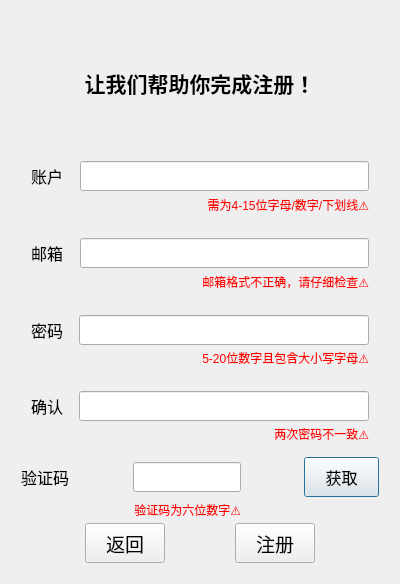
<?xml version="1.0" encoding="UTF-8"?>
<ui version="4.0">
 <class>RegisterDialog</class>
 <widget class="QDialog" name="RegisterDialog">
  <property name="geometry">
   <rect>
    <x>0</x>
    <y>0</y>
    <width>400</width>
    <height>584</height>
   </rect>
  </property>
  <property name="minimumSize">
   <size>
    <width>300</width>
    <height>500</height>
   </size>
  </property>
  <property name="maximumSize">
   <size>
    <width>600</width>
    <height>1000</height>
   </size>
  </property>
  <property name="windowTitle">
   <string>Dialog</string>
  </property>
  <layout class="QVBoxLayout" name="verticalLayout_3">
   <item>
    <layout class="QVBoxLayout" name="verticalLayout_2">
     <property name="leftMargin">
      <number>10</number>
     </property>
     <property name="topMargin">
      <number>10</number>
     </property>
     <property name="rightMargin">
      <number>10</number>
     </property>
     <property name="bottomMargin">
      <number>10</number>
     </property>
     <item>
      <widget class="QLabel" name="tip">
       <property name="font">
        <font>
         <pointsize>16</pointsize>
         <bold>true</bold>
        </font>
       </property>
       <property name="text">
        <string>&lt;html&gt;&lt;head/&gt;&lt;body&gt;&lt;p align=&quot;center&quot;&gt;让我们帮助你完成注册！&lt;/p&gt;&lt;/body&gt;&lt;/html&gt;</string>
       </property>
       <property name="alignment">
        <set>Qt::AlignmentFlag::AlignCenter</set>
       </property>
      </widget>
     </item>
     <item>
      <layout class="QGridLayout" name="gridLayout_3">
       <property name="leftMargin">
        <number>10</number>
       </property>
       <property name="topMargin">
        <number>10</number>
       </property>
       <property name="rightMargin">
        <number>10</number>
       </property>
       <property name="bottomMargin">
        <number>10</number>
       </property>
       <property name="spacing">
        <number>7</number>
       </property>
       <item row="0" column="2">
        <widget class="QLineEdit" name="userLineEdit">
         <property name="minimumSize">
          <size>
           <width>0</width>
           <height>30</height>
          </size>
         </property>
        </widget>
       </item>
       <item row="0" column="1">
        <spacer name="horizontalSpacer_3">
         <property name="orientation">
          <enum>Qt::Orientation::Horizontal</enum>
         </property>
         <property name="sizeType">
          <enum>QSizePolicy::Policy::Fixed</enum>
         </property>
         <property name="sizeHint" stdset="0">
          <size>
           <width>10</width>
           <height>20</height>
          </size>
         </property>
        </spacer>
       </item>
       <item row="0" column="0">
        <widget class="QLabel" name="userLabel">
         <property name="text">
          <string>&lt;html&gt;&lt;head/&gt;&lt;body&gt;&lt;p align=&quot;center&quot;&gt;&lt;span style=&quot; font-size:12pt;&quot;&gt;账户&lt;/span&gt;&lt;/p&gt;&lt;/body&gt;&lt;/html&gt;</string>
         </property>
        </widget>
       </item>
       <item row="1" column="2">
        <widget class="QLabel" name="userTip">
         <property name="enabled">
          <bool>true</bool>
         </property>
         <property name="maximumSize">
          <size>
           <width>16777215</width>
           <height>14</height>
          </size>
         </property>
         <property name="styleSheet">
          <string notr="true">color: red;</string>
         </property>
         <property name="text">
          <string>需为4-15位字母/数字/下划线⚠️</string>
         </property>
         <property name="alignment">
          <set>Qt::AlignmentFlag::AlignRight|Qt::AlignmentFlag::AlignTrailing|Qt::AlignmentFlag::AlignVCenter</set>
         </property>
        </widget>
       </item>
      </layout>
     </item>
     <item>
      <layout class="QGridLayout" name="gridLayout_4">
       <property name="leftMargin">
        <number>10</number>
       </property>
       <property name="topMargin">
        <number>10</number>
       </property>
       <property name="rightMargin">
        <number>10</number>
       </property>
       <property name="bottomMargin">
        <number>10</number>
       </property>
       <property name="spacing">
        <number>7</number>
       </property>
       <item row="1" column="2">
        <widget class="QLabel" name="emailTip">
         <property name="enabled">
          <bool>true</bool>
         </property>
         <property name="maximumSize">
          <size>
           <width>16777215</width>
           <height>14</height>
          </size>
         </property>
         <property name="styleSheet">
          <string notr="true">color: red;</string>
         </property>
         <property name="text">
          <string>邮箱格式不正确，请仔细检查⚠️</string>
         </property>
         <property name="alignment">
          <set>Qt::AlignmentFlag::AlignRight|Qt::AlignmentFlag::AlignTrailing|Qt::AlignmentFlag::AlignVCenter</set>
         </property>
        </widget>
       </item>
       <item row="0" column="0">
        <widget class="QLabel" name="label_2">
         <property name="text">
          <string>&lt;html&gt;&lt;head/&gt;&lt;body&gt;&lt;p align=&quot;center&quot;&gt;&lt;span style=&quot; font-size:12pt;&quot;&gt;邮箱&lt;/span&gt;&lt;/p&gt;&lt;/body&gt;&lt;/html&gt;</string>
         </property>
        </widget>
       </item>
       <item row="0" column="1">
        <spacer name="horizontalSpacer_4">
         <property name="orientation">
          <enum>Qt::Orientation::Horizontal</enum>
         </property>
         <property name="sizeType">
          <enum>QSizePolicy::Policy::Fixed</enum>
         </property>
         <property name="sizeHint" stdset="0">
          <size>
           <width>10</width>
           <height>20</height>
          </size>
         </property>
        </spacer>
       </item>
       <item row="0" column="2">
        <widget class="QLineEdit" name="emailLineEdit">
         <property name="minimumSize">
          <size>
           <width>0</width>
           <height>30</height>
          </size>
         </property>
        </widget>
       </item>
      </layout>
     </item>
     <item>
      <layout class="QGridLayout" name="gridLayout_5">
       <property name="leftMargin">
        <number>10</number>
       </property>
       <property name="topMargin">
        <number>10</number>
       </property>
       <property name="rightMargin">
        <number>10</number>
       </property>
       <property name="bottomMargin">
        <number>10</number>
       </property>
       <item row="0" column="1">
        <spacer name="horizontalSpacer_5">
         <property name="orientation">
          <enum>Qt::Orientation::Horizontal</enum>
         </property>
         <property name="sizeType">
          <enum>QSizePolicy::Policy::Fixed</enum>
         </property>
         <property name="sizeHint" stdset="0">
          <size>
           <width>10</width>
           <height>20</height>
          </size>
         </property>
        </spacer>
       </item>
       <item row="0" column="0">
        <widget class="QLabel" name="label_4">
         <property name="text">
          <string>&lt;html&gt;&lt;head/&gt;&lt;body&gt;&lt;p&gt;&lt;span style=&quot; font-size:12pt;&quot;&gt;密码&lt;/span&gt;&lt;/p&gt;&lt;/body&gt;&lt;/html&gt;</string>
         </property>
        </widget>
       </item>
       <item row="0" column="2">
        <widget class="QLineEdit" name="pwdLineEdit">
         <property name="minimumSize">
          <size>
           <width>0</width>
           <height>30</height>
          </size>
         </property>
        </widget>
       </item>
       <item row="1" column="2">
        <widget class="QLabel" name="pwdTip">
         <property name="maximumSize">
          <size>
           <width>16777215</width>
           <height>14</height>
          </size>
         </property>
         <property name="styleSheet">
          <string notr="true">color: red;</string>
         </property>
         <property name="text">
          <string>5-20位数字且包含大小写字母⚠️</string>
         </property>
         <property name="alignment">
          <set>Qt::AlignmentFlag::AlignRight|Qt::AlignmentFlag::AlignTrailing|Qt::AlignmentFlag::AlignVCenter</set>
         </property>
        </widget>
       </item>
      </layout>
     </item>
     <item>
      <layout class="QGridLayout" name="gridLayout_6">
       <property name="leftMargin">
        <number>10</number>
       </property>
       <property name="topMargin">
        <number>10</number>
       </property>
       <property name="rightMargin">
        <number>10</number>
       </property>
       <property name="bottomMargin">
        <number>10</number>
       </property>
       <item row="0" column="1">
        <spacer name="horizontalSpacer_6">
         <property name="orientation">
          <enum>Qt::Orientation::Horizontal</enum>
         </property>
         <property name="sizeType">
          <enum>QSizePolicy::Policy::Fixed</enum>
         </property>
         <property name="sizeHint" stdset="0">
          <size>
           <width>10</width>
           <height>20</height>
          </size>
         </property>
        </spacer>
       </item>
       <item row="0" column="0">
        <widget class="QLabel" name="label_3">
         <property name="text">
          <string>&lt;html&gt;&lt;head/&gt;&lt;body&gt;&lt;p&gt;&lt;span style=&quot; font-size:12pt;&quot;&gt;确认&lt;/span&gt;&lt;/p&gt;&lt;/body&gt;&lt;/html&gt;</string>
         </property>
        </widget>
       </item>
       <item row="0" column="2">
        <widget class="QLineEdit" name="confirmLineEdit">
         <property name="minimumSize">
          <size>
           <width>0</width>
           <height>30</height>
          </size>
         </property>
        </widget>
       </item>
       <item row="1" column="2">
        <widget class="QLabel" name="confirmTip">
         <property name="maximumSize">
          <size>
           <width>16777215</width>
           <height>14</height>
          </size>
         </property>
         <property name="styleSheet">
          <string notr="true">color: red;</string>
         </property>
         <property name="text">
          <string>两次密码不一致⚠️</string>
         </property>
         <property name="alignment">
          <set>Qt::AlignmentFlag::AlignRight|Qt::AlignmentFlag::AlignTrailing|Qt::AlignmentFlag::AlignVCenter</set>
         </property>
        </widget>
       </item>
      </layout>
     </item>
     <item>
      <layout class="QGridLayout" name="gridLayout_2">
       <item row="0" column="4">
        <widget class="TimerBtn" name="getButton">
         <property name="minimumSize">
          <size>
           <width>75</width>
           <height>40</height>
          </size>
         </property>
         <property name="maximumSize">
          <size>
           <width>75</width>
           <height>40</height>
          </size>
         </property>
         <property name="font">
          <font>
           <pointsize>12</pointsize>
          </font>
         </property>
         <property name="text">
          <string>获取</string>
         </property>
        </widget>
       </item>
       <item row="0" column="3">
        <spacer name="horizontalSpacer_2">
         <property name="orientation">
          <enum>Qt::Orientation::Horizontal</enum>
         </property>
         <property name="sizeHint" stdset="0">
          <size>
           <width>40</width>
           <height>20</height>
          </size>
         </property>
        </spacer>
       </item>
       <item row="0" column="2">
        <widget class="QLineEdit" name="codeLineEdit">
         <property name="minimumSize">
          <size>
           <width>0</width>
           <height>30</height>
          </size>
         </property>
        </widget>
       </item>
       <item row="0" column="0">
        <widget class="QLabel" name="label_5">
         <property name="text">
          <string>&lt;html&gt;&lt;head/&gt;&lt;body&gt;&lt;p&gt;&lt;span style=&quot; font-size:12pt;&quot;&gt;验证码&lt;/span&gt;&lt;/p&gt;&lt;/body&gt;&lt;/html&gt;</string>
         </property>
        </widget>
       </item>
       <item row="0" column="1">
        <spacer name="horizontalSpacer">
         <property name="orientation">
          <enum>Qt::Orientation::Horizontal</enum>
         </property>
         <property name="sizeHint" stdset="0">
          <size>
           <width>40</width>
           <height>20</height>
          </size>
         </property>
        </spacer>
       </item>
       <item row="1" column="2">
        <widget class="QLabel" name="codeTip">
         <property name="maximumSize">
          <size>
           <width>16777215</width>
           <height>14</height>
          </size>
         </property>
         <property name="styleSheet">
          <string notr="true">color: red;</string>
         </property>
         <property name="text">
          <string>验证码为六位数字⚠️</string>
         </property>
         <property name="alignment">
          <set>Qt::AlignmentFlag::AlignRight|Qt::AlignmentFlag::AlignTrailing|Qt::AlignmentFlag::AlignVCenter</set>
         </property>
        </widget>
       </item>
      </layout>
     </item>
     <item>
      <layout class="QHBoxLayout" name="horizontalLayout_6">
       <item>
        <spacer name="horizontalSpacer_8">
         <property name="orientation">
          <enum>Qt::Orientation::Horizontal</enum>
         </property>
         <property name="sizeHint" stdset="0">
          <size>
           <width>40</width>
           <height>20</height>
          </size>
         </property>
        </spacer>
       </item>
       <item>
        <widget class="QPushButton" name="cancelButton">
         <property name="minimumSize">
          <size>
           <width>80</width>
           <height>40</height>
          </size>
         </property>
         <property name="font">
          <font>
           <pointsize>14</pointsize>
          </font>
         </property>
         <property name="text">
          <string>返回</string>
         </property>
        </widget>
       </item>
       <item>
        <spacer name="horizontalSpacer_7">
         <property name="orientation">
          <enum>Qt::Orientation::Horizontal</enum>
         </property>
         <property name="sizeHint" stdset="0">
          <size>
           <width>40</width>
           <height>20</height>
          </size>
         </property>
        </spacer>
       </item>
       <item>
        <widget class="QPushButton" name="registerButton">
         <property name="minimumSize">
          <size>
           <width>80</width>
           <height>40</height>
          </size>
         </property>
         <property name="font">
          <font>
           <pointsize>14</pointsize>
          </font>
         </property>
         <property name="text">
          <string>注册</string>
         </property>
        </widget>
       </item>
       <item>
        <spacer name="horizontalSpacer_9">
         <property name="orientation">
          <enum>Qt::Orientation::Horizontal</enum>
         </property>
         <property name="sizeHint" stdset="0">
          <size>
           <width>40</width>
           <height>20</height>
          </size>
         </property>
        </spacer>
       </item>
      </layout>
     </item>
    </layout>
   </item>
  </layout>
 </widget>
 <customwidgets>
  <customwidget>
   <class>TimerBtn</class>
   <extends>QPushButton</extends>
   <header>timerbtn.h</header>
  </customwidget>
 </customwidgets>
 <resources/>
 <connections/>
</ui>
